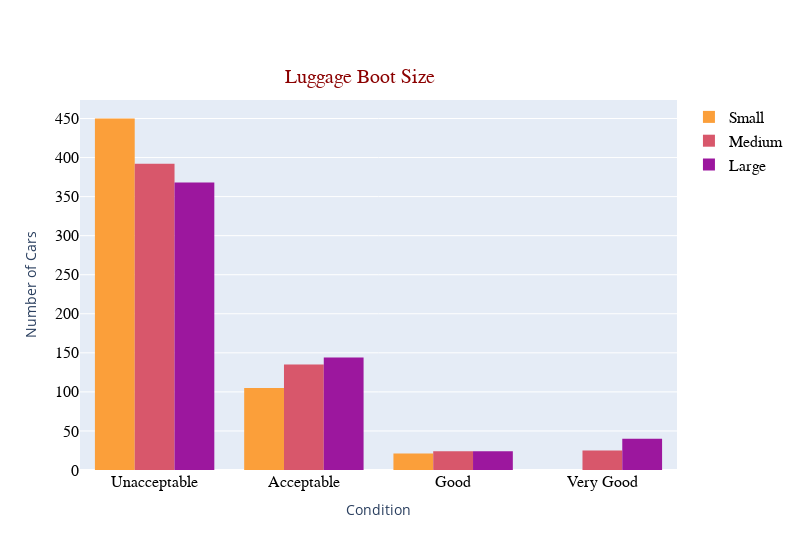

This figure's notebook cell:
### Code cell
fg4 = go.Figure(layout=go.Layout(height=550, width=800))

fg4.add_trace(go.Histogram(x=car_df.loc[car_df.LugBoot=="small", "Class"],
                           name = "Small",
                           marker=dict(color="#fb9f3a")))
fg4.add_trace(go.Histogram(x=car_df.loc[car_df.LugBoot=="med", "Class"],
                           name = "Medium",
                           marker=dict(color="#d8576b")))
fg4.add_trace(go.Histogram(x=car_df.loc[car_df.LugBoot=="big", "Class"],
                           name = "Large",
                           marker=dict(color="#9c179e")))

fg4.update_xaxes(title_text="Condition", 
                 showticklabels=True, 
                 tickmode="array",
                 tickvals=["unacc", "acc", "good", "vgood"],
                 ticktext=["Unacceptable", "Acceptable", "Good", "Very Good"],
                 tickfont=dict(family="Arial", size=16, color="black"))

fg4.update_yaxes(title_text="Number of Cars", tickfont=dict(family="Arial", size=16, color="black"))

fg4.update_layout(legend = dict(font = dict(family = "Arial", size = 16, color="black")),
                  title_text = 'Luggage Boot Size',
                  title_font = dict(size=20, family='Arial', color='darkred'),
                  title_x=0.45,
                  title_y=0.875)

fg4.show()

### Figure 1 — Plotly figure (JSON) as saved in the notebook; plotly's stock layout.template omitted (floating-point values rounded to 4 significant figures; data arrays with more than 128 entries replaced by an {"elided": "..."} marker saying what was removed)
{"data": [{"marker": {"color": "#fb9f3a"}, "name": "Small", "type": "histogram", "x": {"elided": "576 str values"}}, {"marker": {"color": "#d8576b"}, "name": "Medium", "type": "histogram", "x": {"elided": "576 str values"}}, {"marker": {"color": "#9c179e"}, "name": "Large", "type": "histogram", "x": {"elided": "576 str values"}}], "layout": {"height": 550, "legend": {"font": {"color": "black", "family": "Arial", "size": 16}}, "title": {"font": {"color": "darkred", "family": "Arial", "size": 20}, "text": "Luggage Boot Size", "x": 0.45, "y": 0.875}, "width": 800, "xaxis": {"showticklabels": true, "tickfont": {"color": "black", "family": "Arial", "size": 16}, "tickmode": "array", "ticktext": ["Unacceptable", "Acceptable", "Good", "Very Good"], "tickvals": ["unacc", "acc", "good", "vgood"], "title": {"text": "Condition"}}, "yaxis": {"tickfont": {"color": "black", "family": "Arial", "size": 16}, "title": {"text": "Number of Cars"}}}}
